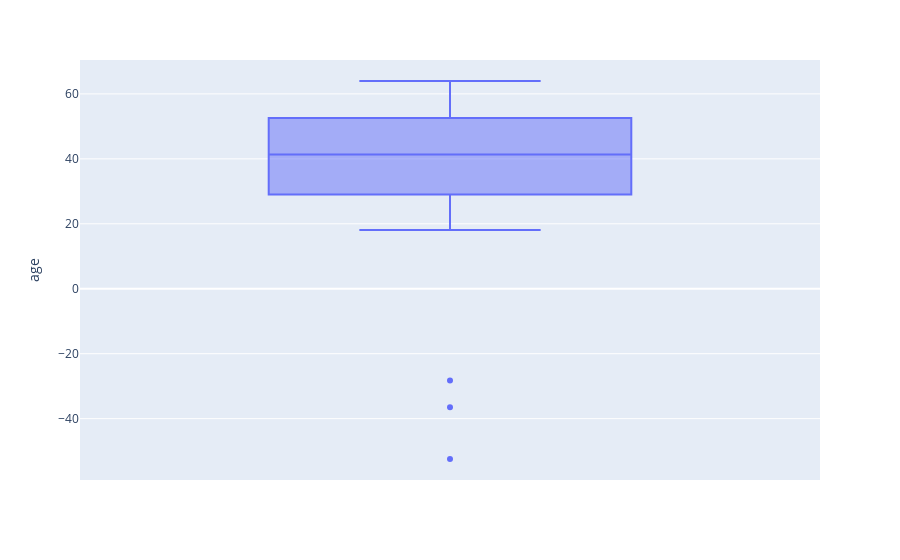

Write notebook code for a chart like this one.
### Code cell
# Outliers
import plotly.express as px
grafico = px.box(base_credit, y='age')
grafico.show()

### Figure 1 — Plotly figure (JSON) as saved in the notebook; plotly's stock layout.template omitted (floating-point values rounded to 4 significant figures; data arrays with more than 128 entries replaced by an {"elided": "..."} marker saying what was removed)
{"data": [{"alignmentgroup": "True", "hovertemplate": "age=%{y}<extra></extra>", "legendgroup": "", "marker": {"color": "#636efa"}, "name": "", "notched": false, "offsetgroup": "", "orientation": "v", "showlegend": false, "type": "box", "x0": " ", "xaxis": "x", "y": {"elided": "1997 float values"}, "y0": " ", "yaxis": "y"}], "layout": {"boxmode": "group", "legend": {"tracegroupgap": 0}, "margin": {"t": 60}, "xaxis": {"anchor": "y", "domain": [0, 1]}, "yaxis": {"anchor": "x", "domain": [0, 1], "title": {"text": "age"}}}}
